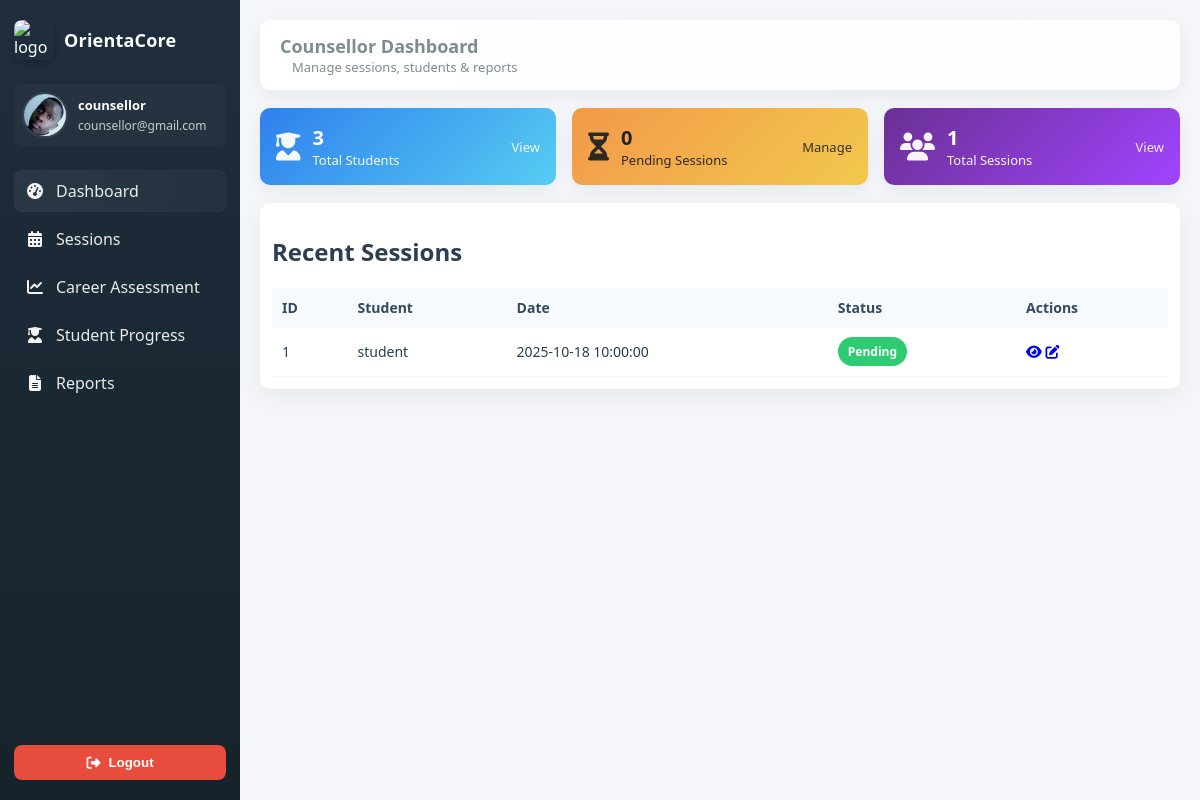
/counsellor_dashboard.php (signed in), run on an earlier commit of the app's database.
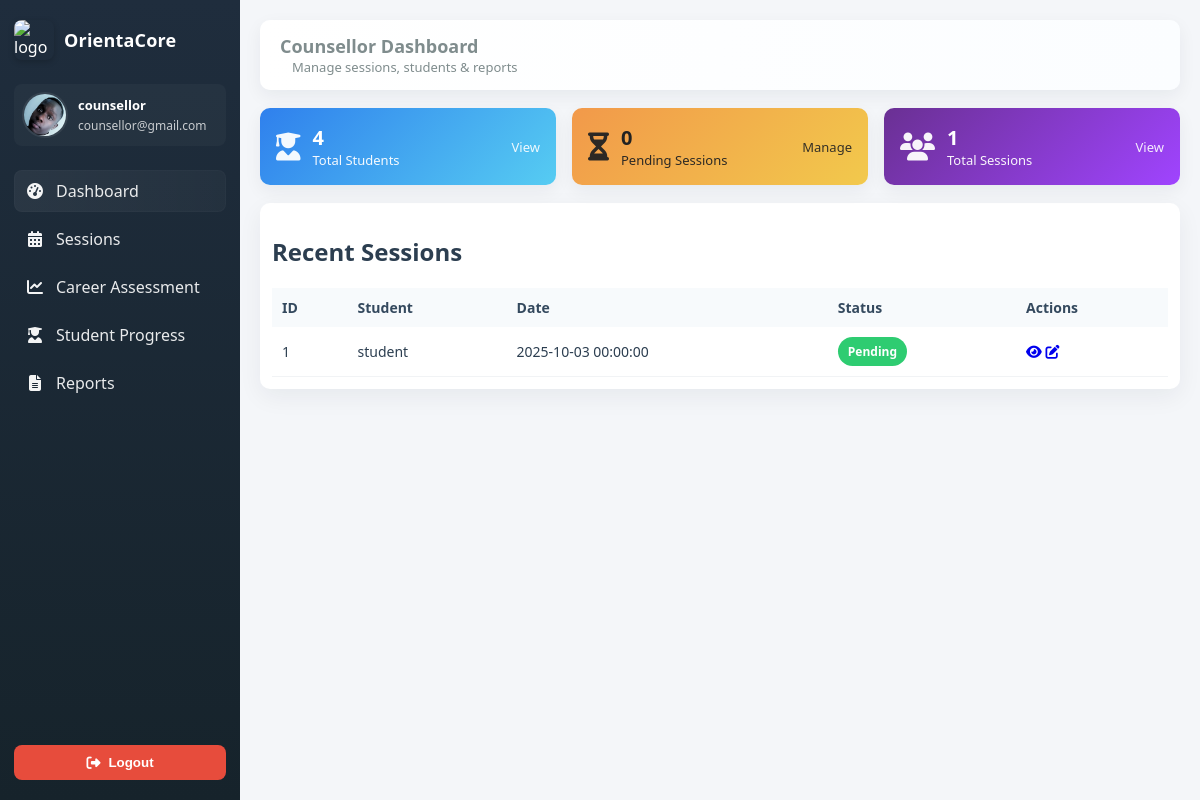
And on a later commit of the database.
### tables this page shows
CREATE TABLE `sessions` (
  `id` int(10) UNSIGNED NOT NULL,
  `student_id` int(10) UNSIGNED NOT NULL,
  `counsellor_id` int(10) UNSIGNED NOT NULL,
  `session_date` datetime NOT NULL,
  `mode` varchar(50) DEFAULT NULL,
  `notes` text DEFAULT NULL,
  `action_plan` text DEFAULT NULL,
  `status` varchar(50) DEFAULT 'Pending',
  `created_at` datetime DEFAULT current_timestamp(),
  `updated_at` datetime DEFAULT current_timestamp() ON UPDATE current_timestamp()
);

CREATE TABLE `users` (
  `id` int(10) UNSIGNED NOT NULL,
  `reg_no` varchar(50) DEFAULT NULL,
  `name` varchar(150) NOT NULL,
  `email` varchar(150) NOT NULL,
  `profile_pic` varchar(255) DEFAULT NULL,
  `password_hash` varchar(255) NOT NULL,
  `role` varchar(20) NOT NULL DEFAULT 'student',
  `status` varchar(20) NOT NULL DEFAULT 'pending',
  `created_at` timestamp NOT NULL DEFAULT current_timestamp()
);

### counsellor_dashboard.php (the view, shortened to what the changed rows need)
<?php
require 'db.php';
$totalStudents = (int)$pdo->query("SELECT COUNT(*) FROM users WHERE role = 'student'")->fetchColumn();
$recentSessionsQuery = $pdo->prepare("SELECT s.id, u.name AS student_name, s.session_date, s.status
                                      FROM sessions s
                                      JOIN users u ON s.student_id = u.id
                                      WHERE s.counsellor_id = ?
                                      ORDER BY s.session_date DESC LIMIT 20");
$recentSessionsQuery->execute([$_SESSION['user_id']]);
$recentSessions = $recentSessionsQuery->fetchAll(PDO::FETCH_ASSOC);
?>
<!doctype html>
<html lang="en">
<head>
  <link rel="stylesheet" href="https://cdnjs.cloudflare.com/ajax/libs/font-awesome/6.5.0/css/all.min.css"/>
</head>
<body>
  <main class="main">
    <header class="topbar">
      <div class="topbar-left">
        <h1>Counsellor Dashboard</h1>
      </div>
    </header>
    <section class="cards">
      <div class="card students" title="Total students">
        <div class="left">
          <div class="meta"><div class="num"><?= $totalStudents ?></div><div class="label">Total Students</div></div>
        </div>
      </div>
    </section>
    <section class="card-table">
      <h2>Recent Sessions</h2>
      <div style="overflow:auto;">
        <table class="recent">
          <thead>
            <tr>
              <th>ID</th>
              <th>Student</th>
              <th>Date</th>
              <th>Status</th>
              <th>Actions</th>
            </tr>
          </thead>
          <tbody>
            <?php if ($recentSessions): foreach($recentSessions as $s): ?>
            <tr>
              <td><?= $s['id'] ?></td>
              <td><?= htmlspecialchars($s['student_name']) ?></td>
              <td><?= htmlspecialchars($s['session_date']) ?></td>
              <td><span class="badge <?= $s['status']=='open'?'pending':'success' ?>"><?= ucfirst($s['status']) ?></span></td>
              <td>
                <a class="action-btn" href="view_session.php?id=<?= $s['id'] ?>"><i class="fas fa-eye"></i></a>
                <a class="action-btn" href="edit_session.php?id=<?= $s['id'] ?>"><i class="fas fa-edit"></i></a>
              </td>
            </tr>
            <?php endforeach; else: ?>
            <tr><td colspan="5" style="text-align:center;padding:20px;">No recent sessions</td></tr>
            <?php endif; ?>
          </tbody>
        </table>
      </div>
    </section>
  </main>
</body>
</html>

What changed in the data, as far as the page shows it:
changed sessions "Pending": session_date "2025-10-18 10:00:00" → "2025-10-03 00:00:00"
Also different on the page:
$totalStudents: "3" → "4"
